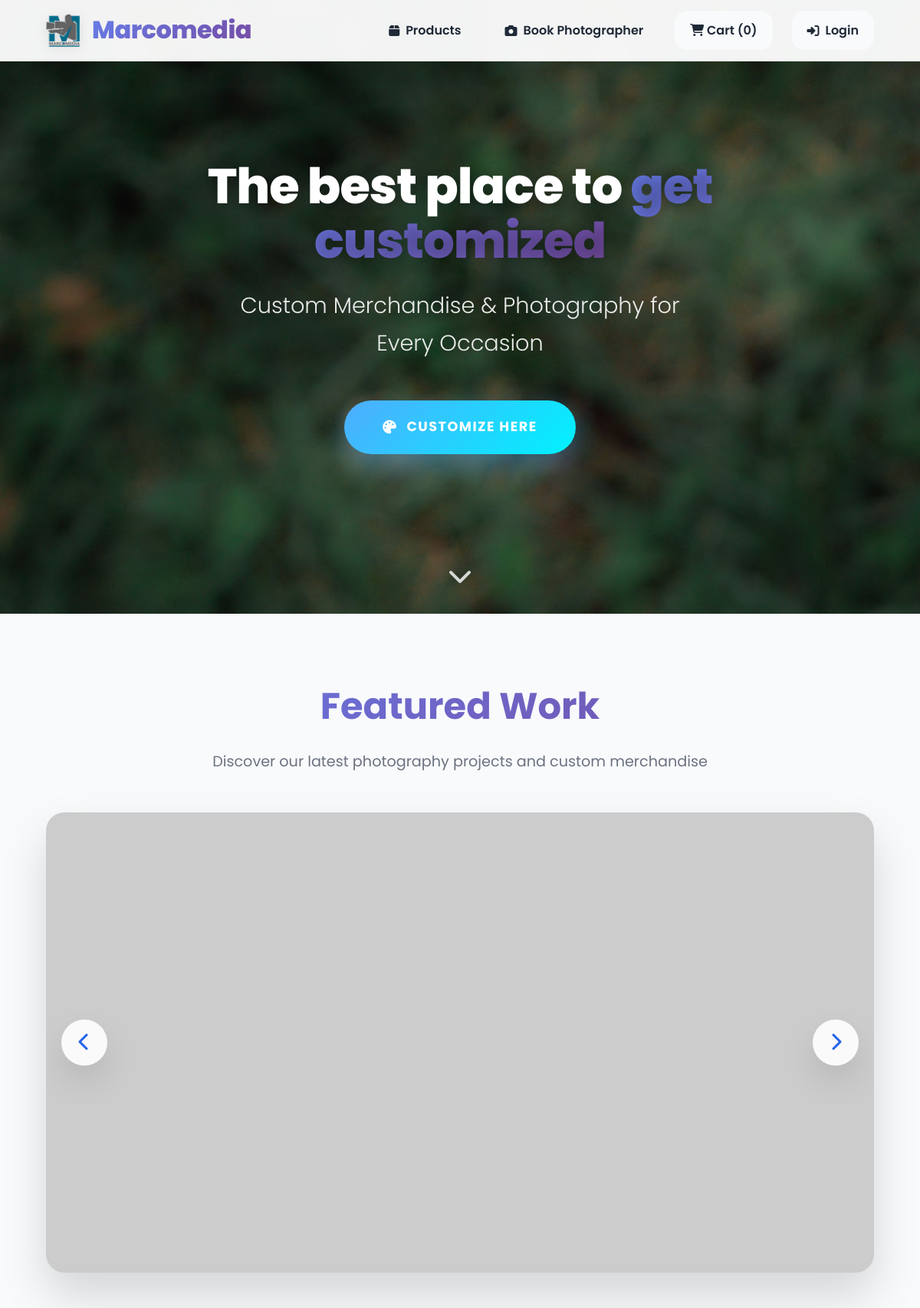
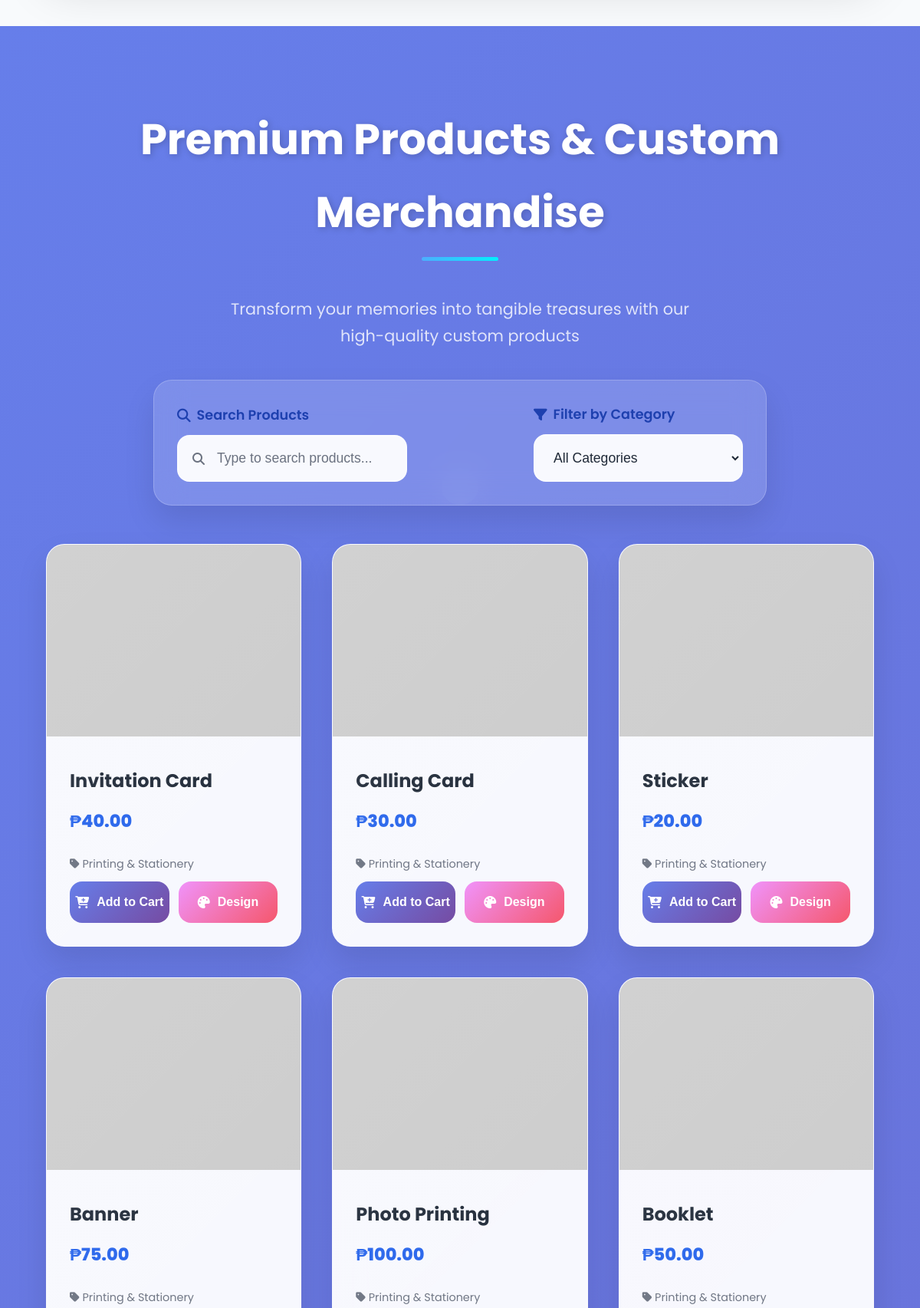
Page /website/index.php (upper part) on the committed database (2 pictures, top to bottom).
### tables this page shows
CREATE TABLE IF NOT EXISTS `stock` (
  `id` int(11) NOT NULL AUTO_INCREMENT,
  `category` varchar(100) DEFAULT NULL,
  `product` varchar(100) DEFAULT NULL,
  `name` varchar(100) DEFAULT NULL,
  `price` decimal(10,2) DEFAULT NULL,
  `qty` int(11) NOT NULL DEFAULT 0,
  `image_path` varchar(255) DEFAULT NULL,
  `created_at` timestamp NOT NULL DEFAULT current_timestamp(),
  `status` enum('active','inactive') DEFAULT 'active',
  PRIMARY KEY (`id`)
);

### website/index.php (the view, shortened to what this page needs)
<?php
require __DIR__ . '/../db.php';
    ?>
    <?php
$search_query = "";
$where_conditions = ["status='active'"];
$where_clause = implode(' AND ', $where_conditions);
$stock_columns_check = $conn->query("SHOW COLUMNS FROM stock");
$stock_columns = [];
while ($column = $stock_columns_check->fetch_assoc()) {
    $stock_columns[] = $column['Field'];
}
$stock_select_columns = ['id', 'name', 'price'];
if (in_array('image_path', $stock_columns)) $stock_select_columns[] = 'image_path';
if (in_array('category', $stock_columns)) $stock_select_columns[] = 'category';
$column_list_stock = implode(', ', $stock_select_columns);
$category_column_exists = in_array('category', $stock_columns);
$items_query = "SELECT $column_list_stock FROM stock WHERE $where_clause ORDER BY id DESC";
$items_result = $conn->query($items_query);
$categories = [];
if ($category_column_exists) {
    $categories_result = $conn->query("SELECT DISTINCT category FROM stock WHERE status='active' AND category IS NOT NULL AND category != '' ORDER BY category");
    if ($categories_result && $categories_result->num_rows > 0) {
        while ($cat = $categories_result->fetch_assoc()) {
            $categories[] = $cat['category'];
        }
    }
}
$carousel_result = $conn->query("SELECT * FROM stock WHERE status='active' AND (category LIKE '%shirt%' OR category LIKE '%apparel%' OR category LIKE '%clothing%' OR name LIKE '%shirt%' OR name LIKE '%tshirt%' OR name LIKE '%t-shirt%') ORDER BY RAND() LIMIT 5");
?>
<!DOCTYPE html>
<html lang="en">
<head>
<link rel="stylesheet" href="https://cdnjs.cloudflare.com/ajax/libs/font-awesome/6.4.0/css/all.min.css">
<link rel="stylesheet" href="https://cdn.jsdelivr.net/npm/flatpickr/dist/flatpickr.min.css">
</head>
<body>
<header>
    <a href="index.php#home" class="logo-link">
        <div class="logo">
            <img src="images/rsz_logo.png" alt="Marcomedia Logo" class="logo-img">
            <h2>Marcomedia</h2>
        </div>
    </a>
    <div class="nav-container" id="navContainer">
        <ul class="nav-links">
            <li><a href="index.php#items"><i class="fas fa-box"></i> Products</a></li>
            <li><a href="index.php#photographer-booking"><i class="fas fa-camera"></i> Book Photographer</a></li>
        </ul>
        <div class="cart-dropdown">
            <span class="cart-icon">
                <i class="fas fa-shopping-cart"></i>
                Cart (<?php echo array_sum($_SESSION['cart']); ?>)
            </span>
        </div>
        <div class="auth-links">
            <?php if(isset($_SESSION['user_id'])): ?>
                <a href="logout.php"><i class="fas fa-sign-out-alt"></i> Logout</a>
            <?php else: ?>
                <a href="login.php"><i class="fas fa-sign-in-alt"></i> Login</a>
            <?php endif; ?>
        </div>
    </div>
</header>
<section class="hero" id="home">
    <div class="hero-content">
        <h1>The best place to <span class="gradient-text">get customized</span></h1>
        <p class="tagline">Custom Merchandise & Photography for Every Occasion</p>
        <a href="#items" class="button"><i class="fas fa-palette"></i>Customize Here</a>
    </div>
    <div class="scroll-indicator">
        <i class="fas fa-chevron-down"></i>
    </div>
</section>
<section class="carousel-section">
    <div class="carousel-header">
        <h2>Featured Work</h2>
        <p style="color: var(--light-text-color); font-size: 1.2rem;">Discover our latest photography projects and custom merchandise</p>
    </div>
    <div class="carousel-container">
        <div class="carousel-slide">
            <?php
            if ($carousel_result && $carousel_result->num_rows > 0) {
                 while ($slide = $carousel_result->fetch_assoc()):
                    $image_path = '';
                    if (isset($slide['image_path']) && !empty($slide['image_path'])) {
                        $image_path = htmlspecialchars($slide['image_path']);
                        if (!preg_match('/^(http|\/)/', $image_path)) {
                            $image_path = '/' . ltrim($image_path, '/');
                        }
                    } elseif (isset($slide['image']) && !empty($slide['image'])) {
                        $image_path = htmlspecialchars($slide['image']);
                        if (!preg_match('/^(http|\/)/', $image_path)) {
                            $image_path = '/' . ltrim($image_path, '/');
                        }
                    } else {
                        $image_path = 'https://via.placeholder.com/800x600/667eea/ffffff?text=No+Image';
                    }
                    ?>
                    <img src="<?php echo $image_path; ?>" alt="Featured Work: <?php echo htmlspecialchars($slide['name']); ?>" onerror="this.src='https://via.placeholder.com/800x600/667eea/ffffff?text=Image+Not+Found'">
                 <?php endwhile;
            }
                ?>
        </div>
        <button class="carousel-nav carousel-prev"><i class="fas fa-chevron-left"></i></button>
        <button class="carousel-nav carousel-next"><i class="fas fa-chevron-right"></i></button>
    </div>
</section>
<section id="items">
    <h2>Premium Products & Custom Merchandise</h2>
    <p style="color: rgba(255,255,255,0.8); font-size: 1.3rem; margin-bottom: 40px; max-width: 600px; margin-left: auto; margin-right: auto;">Transform your memories into tangible treasures with our high-quality custom products</p>
    <div class="search-filter-container">
        <form method="GET" action="index.php#items" class="search-filter-form" id="searchForm">
            <div class="form-group">
                <label for="search"><i class="fas fa-search"></i> Search Products</label>
                <div class="search-wrapper">
                    <i class="fas fa-search"></i>
                    <input type="text" name="search" id="search" placeholder="Type to search products..." value="<?php echo htmlspecialchars($search_query); ?>">
                </div>
            </div>
            <?php if(!empty($categories)): ?>
            <div class="form-group">
                <label for="category"><i class="fas fa-filter"></i> Filter by Category</label>
                <select name="category" id="category">
                    <option value="">All Categories</option>
                </select>
            </div>
            <?php endif; ?>
        </form>
    </div>
    <div class="items-grid" id="items-grid">
        <?php if($items_result && $items_result->num_rows > 0): ?>
            <?php while($item = $items_result->fetch_assoc()): ?>
                <div class="item-card">
                    <?php
                    $image_path = '';
                    if (isset($item['image_path']) && !empty($item['image_path'])) {
                        $image_path = htmlspecialchars($item['image_path']);
                        if (!preg_match('/^(http|\/)/', $image_path)) {
                            $image_path = '/' . ltrim($image_path, '/');
                        }
                    } elseif (isset($item['image']) && !empty($item['image'])) {
                        $image_path = htmlspecialchars($item['image']);
                        if (!preg_match('/^(http|\/)/', $image_path)) {
                            $image_path = '/' . ltrim($image_path, '/');
                        }
                    } else {
                        $image_path = 'https://via.placeholder.com/300x250/667eea/ffffff?text=No+Image';
                    }
                    ?>
                    <img src="<?php echo $image_path; ?>" alt="<?php echo htmlspecialchars($item['name']); ?>" onerror="this.src='https://via.placeholder.com/300x250/667eea/ffffff?text=Image+Not+Found'">
                    <div class="item-content">
                        <h3><?php echo htmlspecialchars($item['name']); ?></h3>
                        <span class="price">₱<?php echo number_format($item['price'], 2); ?></span>
                        <?php if(isset($item['category']) && !empty($item['category'])): ?>
                            <p style="color: var(--light-text-color); margin-bottom: 10px; font-size: 0.9rem;">
                                <i class="fas fa-tag"></i> <?php echo htmlspecialchars($item['category']); ?>
                            </p>
                        <?php endif; ?>
                        <div class="actions">
                            <form method="POST">
                                <button type="submit" name="add_to_cart" class="add-cart">
                                    <i class="fas fa-cart-plus"></i> Add to Cart
                                </button>
                            </form>
                            <form method="GET" action="design_item.php">
                                <button type="submit" class="design-item">
                                    <i class="fas fa-palette"></i> Design
                                </button>
                            </form>
                        </div>
                    </div>
                </div>
            <?php endwhile; ?>
        <?php endif; ?>
    </div>
</section>
</body>
</html>

### rows in the picture
stock: name "Invitation Card", price "40.00", category "Printing & Stationery"
stock: name "Calling Card", price "30.00", category "Printing & Stationery"
stock: name "Sticker", price "20.00", category "Printing & Stationery"
stock: name "Banner", price "75.00", category "Printing & Stationery"
stock: name "Photo Printing", price "100.00", category "Printing & Stationery"
stock: name "Booklet", price "50.00", category "Printing & Stationery"

### other values in the picture
array_sum($_SESSION['cart']) "0"
